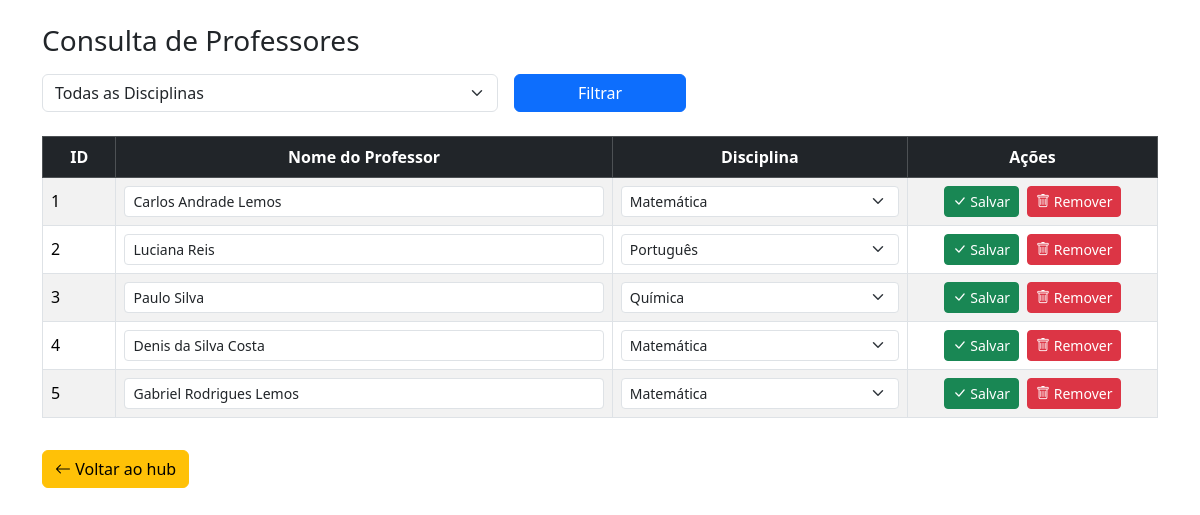
Before: /public/consultar_professores.php with the older database file.
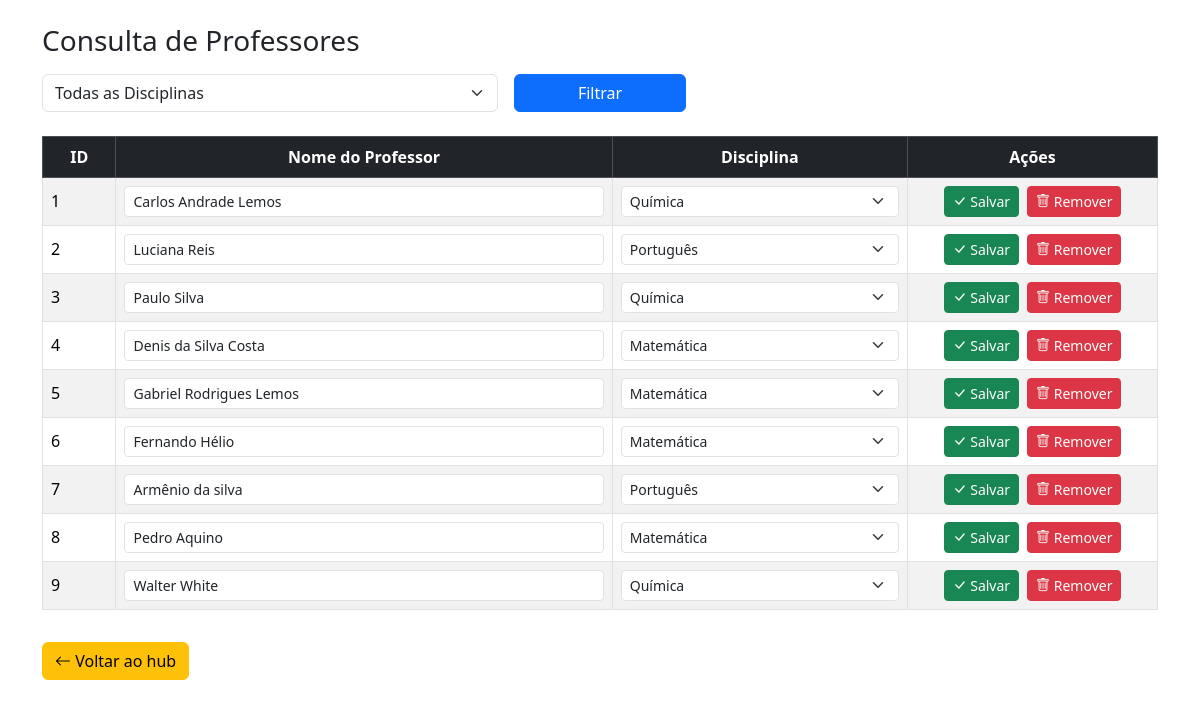
After: the same page with the newer database file.
### tables this page shows
CREATE TABLE `professores` (
  `id_professor` int(11) NOT NULL,
  `nome_professor` varchar(255) NOT NULL,
  `senha` varchar(255) NOT NULL,
  `id_disciplina` int(11) DEFAULT NULL
);

### includes/filtro_disciplina.php (called while the page is built, shortened)
<?php
if (!function_exists('getProfessoresFiltrados')) {
    function getProfessoresFiltrados($conn, $filtro_disciplina = '') {
        $where = '';
        $sql = "SELECT p.id_professor, p.nome_professor, d.id_disciplina, d.nome
                FROM professores p
                JOIN disciplinas d ON p.id_disciplina = d.id_disciplina" . $where;
        $result = $conn->query($sql);
        return $result;
    }
}
?>

### includes/listar_disciplinas.php (called while the page is built)
<?php
function getDisciplinas($conn) {
    $sql = "SELECT * FROM disciplinas";
    $result = $conn->query($sql);
    $disciplinas = [];
    while ($row = $result->fetch_assoc()) {
        $disciplinas[] = $row;
    }
    return $disciplinas;
}

### public/consultar_professores.php (the view, shortened to what this page needs)
<?php
$base_path = __DIR__;
require $base_path . '/../includes/connection.php';
require $base_path . '/../includes/listar_disciplinas.php';
require $base_path . '/../includes/remover_professores.php';
require_once $base_path . '/../includes/filtro_disciplina.php';
$disciplinas = getDisciplinas($conn);
$filtro_disciplina = isset($_POST['filtro_disciplina']) ? intval($_POST['filtro_disciplina']) : '';
$result = getProfessoresFiltrados($conn, $filtro_disciplina);
?>
<!DOCTYPE html>
<html lang="pt-br">
<head>
    <link href="https://cdn.jsdelivr.net/npm/bootstrap@5.3.3/dist/css/bootstrap.min.css" rel="stylesheet">
    <link rel="stylesheet" href="https://cdn.jsdelivr.net/npm/bootstrap-icons@1.10.0/font/bootstrap-icons.css">
</head>
<body class="d-flex">
    <div class="container mt-4 align-items-center">
        <div class="d-flex align-items-center mb-3">
            <h3 class="mb-0">Consulta de Professores</h3>
        </div>
        <form method="post" class="row g-3 mb-4 align-items-center">
            <div class="col-md-5">
                <select class="form-select" name="filtro_disciplina">
                    <option value="">Todas as Disciplinas</option>
                </select>
            </div>
            <div class="col-md-2">
                <button type="submit" class="btn btn-primary w-100">Filtrar</button>
            </div>
        </form>
        <?php if ($result->num_rows > 0) { ?>
            <div class="table-responsive" style="width: 100%;">
                <table class="table table-striped table-hover table-bordered">
                    <thead class="table-dark">
                        <tr>
                            <th class="text-center">ID</th>
                            <th class="text-center">Nome do Professor</th>
                            <th class="text-center">Disciplina</th>
                            <th class="text-center" style="width: 250px;">Ações</th>
                        </tr>
                    </thead>
                    <tbody>
                        <?php while ($row = $result->fetch_assoc()) {
                            $id_disciplina_atual = $row['id_disciplina'];
                        ?>
                            <tr>
                                <form method="post">
                                    <td class="align-middle"><?= $row['id_professor'] ?></td>
                                    <td>
                                        <input type="text" class="form-control form-control-sm" name="nome_professor" value="<?= htmlspecialchars($row['nome_professor']) ?>" required>
                                    </td>
                                    <td>
                                        <select class="form-select form-select-sm" name="id_disciplina">
                                            <?php foreach ($disciplinas as $disciplina) { ?>
                                                <option value="<?= $disciplina['id_disciplina'] ?>" <?= ($disciplina['id_disciplina'] == $id_disciplina_atual) ? "selected" : "" ?>>
                                                    <?= $disciplina['nome'] ?>
                                                </option>
                                            <?php } ?>
                                        </select>
                                    </td>
                                    <td class="align-middle">
                                        <div class="d-flex gap-2 justify-content-center">
                                            <button type="submit" name="editar" class="btn btn-sm btn-success">
                                                <i class="bi bi-check-lg"></i> Salvar
                                            </button>
                                            <button type="submit" name="remover" class="btn btn-sm btn-danger" onclick="return confirm('Tem certeza que deseja excluir este professor?');">
                                                <i class="bi bi-trash"></i> Remover
                                            </button>
                                        </div>
                                    </td>
                                </form>
                            </tr>
                        <?php } ?>
                    </tbody>
                </table>
            </div>
        <?php } else { ?>
            <div class="alert alert-warning text-center">Nenhum professor encontrado.</div>
        <?php } ?>
        <div class="d-grid gap-2 d-md-flex justify-content-md-start mt-3">
            <a href="hub.php" class="btn btn-warning">
                <i class="bi bi-arrow-left"></i> Voltar ao hub
            </a>
        </div>
    </div>
</body>
</html>

Changed rows visible on the page:
changed professores "Carlos Andrade Lemos": id_disciplina "Matemática" → "Química"
added professores: id_professor "6", nome_professor "Fernando Hélio", id_disciplina "Matemática"
added professores: id_professor "7", nome_professor "Armênio da silva", id_disciplina "Português"
added professores: id_professor "8", nome_professor "Pedro Aquino", id_disciplina "Matemática"
added professores: id_professor "9", nome_professor "Walter White", id_disciplina "Química"
